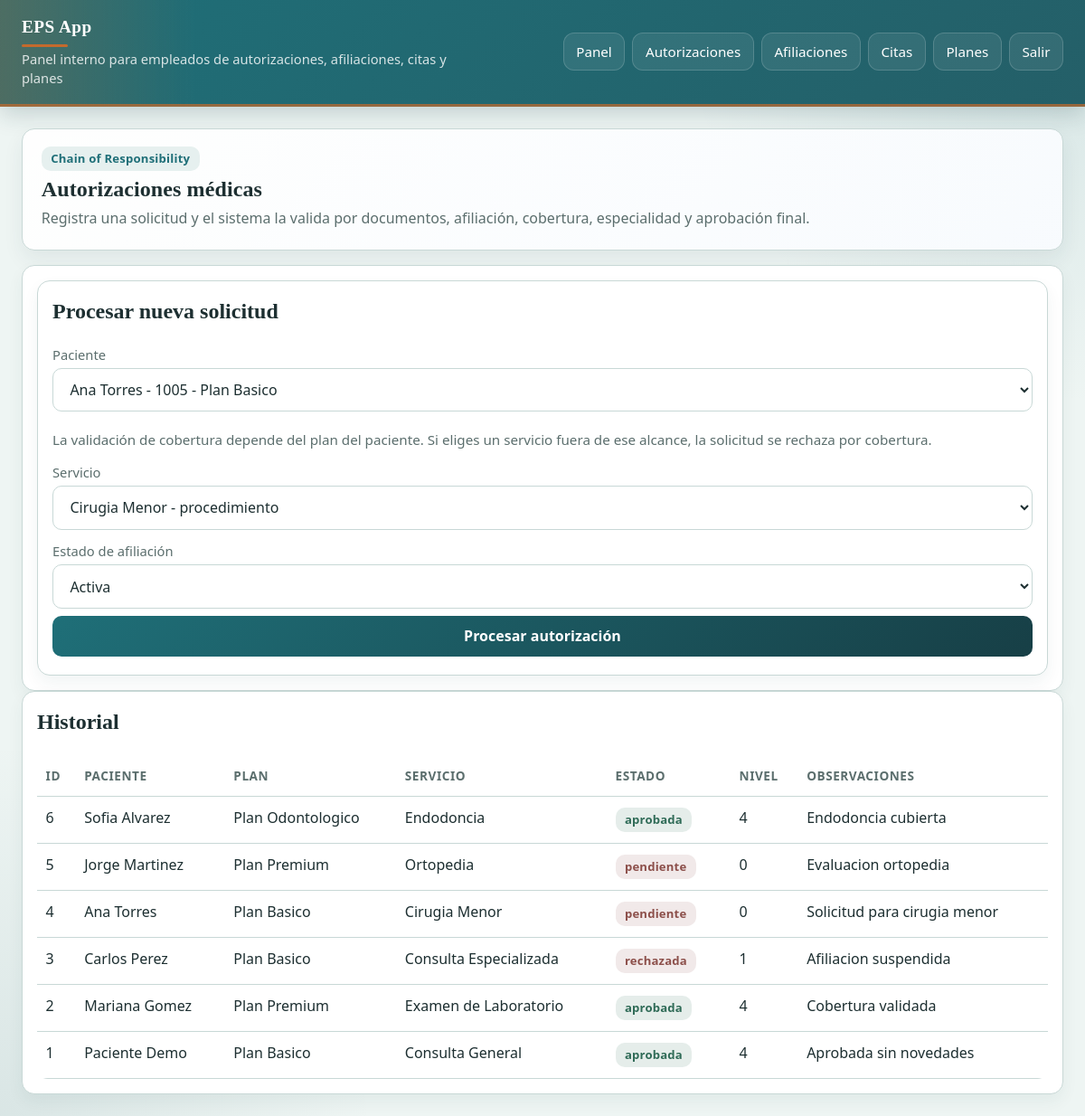
The page /autorizaciones/ (signed in) on the database its author committed.
### tables this page shows
CREATE TABLE autorizaciones (
            id INTEGER PRIMARY KEY AUTOINCREMENT,
            paciente_id INTEGER NOT NULL,
            servicio_id INTEGER NOT NULL,
            estado TEXT NOT NULL,
            nivel_aprobacion INTEGER NOT NULL DEFAULT 0,
            fecha_solicitud TEXT NOT NULL,
            observaciones TEXT,
            FOREIGN KEY(paciente_id) REFERENCES pacientes(id),
            FOREIGN KEY(servicio_id) REFERENCES servicios(id)
        );

CREATE TABLE pacientes (
            id INTEGER PRIMARY KEY AUTOINCREMENT,
            nombre TEXT NOT NULL,
            documento TEXT UNIQUE NOT NULL,
            direccion TEXT,
            telefono TEXT,
            email TEXT,
            estado_afiliacion TEXT NOT NULL DEFAULT 'pendiente',
            plan_id INTEGER NOT NULL DEFAULT 1,
            FOREIGN KEY(plan_id) REFERENCES planes(id)
        );

CREATE TABLE planes (
            id INTEGER PRIMARY KEY AUTOINCREMENT,
            nombre TEXT NOT NULL,
            tipo TEXT NOT NULL,
            tarifa_base REAL NOT NULL,
            cobertura TEXT NOT NULL,
            incluye_ortodoncia INTEGER NOT NULL DEFAULT 0
        );

CREATE TABLE servicios (
            id INTEGER PRIMARY KEY AUTOINCREMENT,
            nombre TEXT NOT NULL,
            tipo_servicio TEXT NOT NULL,
            tarifa_base REAL NOT NULL,
            requiere_especialidad TEXT,
            nivel_complejidad INTEGER NOT NULL DEFAULT 1
        );

### presentation/controllers/authorization_controller.py (the view)
@authorization_bp.route("/")
@login_required
@role_required("admin", "medico", "auxiliar")
def index():
    authorizations = authorization_service.list_authorizations()
    return render_template(
        "autorizaciones/index.html",
        authorizations=authorizations,
        patients=authorization_service.list_patients(),
        services=authorization_service.list_services(),
        coverage_description_for_plan=authorization_service.coverage_description_for_plan,
    )

### business/services/authorization_service.py (called while the page is built)
    def list_authorizations(self):
        return self.authorization_dao.list_all()

    def list_patients(self):
        connection = get_connection()
        return connection.execute(
            """
            SELECT p.id, p.nombre, p.documento, pl.nombre AS plan_nombre, pl.tipo AS plan_tipo
            FROM pacientes p
            LEFT JOIN planes pl ON p.plan_id = pl.id
            ORDER BY p.nombre
            """
        ).fetchall()

    def list_services(self):
        connection = get_connection()
        return connection.execute("SELECT id, nombre, tipo_servicio FROM servicios ORDER BY nombre").fetchall()

### data/daos/authorization_dao.py (called while the page is built)
    def list_all(self):
        connection = get_connection()
        return connection.execute(
            """
            SELECT a.*, p.nombre AS paciente_nombre, s.nombre AS servicio_nombre, pl.nombre AS plan_nombre
            FROM autorizaciones a
            JOIN pacientes p ON p.id = a.paciente_id
            LEFT JOIN planes pl ON pl.id = p.plan_id
            JOIN servicios s ON s.id = a.servicio_id
            ORDER BY a.id DESC
            """
        ).fetchall()

### data/database.py (called while the page is built)
def get_connection():
    if "db" not in g:
        database_path = Path(current_app.config["DATABASE"])
        connection = sqlite3.connect(database_path)
        connection.row_factory = sqlite3.Row
        g.db = connection
    return g.db

def close_connection(_error=None):
    connection = g.pop("db", None)
    if connection is not None:
        connection.close()

### presentation/controllers/auth_controller.py (called while the page is built)
def login_required(view):
    @wraps(view)
    def wrapped(*args, **kwargs):
        if "user_id" not in session:
            return redirect(url_for("auth.login"))
        return view(*args, **kwargs)
    return wrapped

def role_required(*allowed_roles):
    def decorator(view):
        @wraps(view)
        def wrapped(*args, **kwargs):
            if session.get("rol") not in allowed_roles:
                return redirect(url_for("auth.dashboard"))
            return view(*args, **kwargs)
        return wrapped
    return decorator

### presentation/templates/autorizaciones/index.html (shortened to what this page needs)
{% extends 'base.html' %}
{% block content %}
<section class="hero">
  <div class="badge">Chain of Responsibility</div>
  <h1>Autorizaciones médicas</h1>
  <p>Registra una solicitud y el sistema la valida por documentos, afiliación, cobertura, especialidad y aprobación final.</p>
</section>
<section class="card">
  <article class="card">
    <h2>Procesar nueva solicitud</h2>
    <form method="post" action="{{ url_for('authorization.procesar') }}">
      <label for="paciente_id">Paciente</label>
      <select id="paciente_id" name="paciente_id">
        {% for patient in patients %}
          <option value="{{ patient['id'] }}">{{ patient['nombre'] }} - {{ patient['documento'] }} - {{ patient['plan_nombre'] or 'Sin plan' }}</option>
        {% endfor %}
      </select>
      <p class="meta">La validación de cobertura depende del plan del paciente. Si eliges un servicio fuera de ese alcance, la solicitud se rechaza por cobertura.</p>
      <label for="servicio_id">Servicio</label>
      <select id="servicio_id" name="servicio_id">
        {% for service in services %}
          <option value="{{ service['id'] }}">{{ service['nombre'] }} - {{ service['tipo_servicio'] }}</option>
        {% endfor %}
      </select>
      <label for="afiliacion_estado">Estado de afiliación</label>
      <select id="afiliacion_estado" name="afiliacion_estado">
        <option value="activa">Activa</option>
      </select>
      <button type="submit">Procesar autorización</button>
    </form>
  </article>
</section>
<section class="card">
  <h2>Historial</h2>
  {% if authorizations %}
  <table>
    <thead>
      <tr>
        <th>ID</th>
        <th>Paciente</th>
        <th>Plan</th>
        <th>Servicio</th>
        <th>Estado</th>
        <th>Nivel</th>
        <th>Observaciones</th>
      </tr>
    </thead>
    <tbody>
      {% for item in authorizations %}
      <tr>
        <td>{{ item['id'] }}</td>
        <td>{{ item['paciente_nombre'] }}</td>
        <td>{{ item['plan_nombre'] or '—' }}</td>
        <td>{{ item['servicio_nombre'] }}</td>
        <td>
          {% if item['estado'] == 'pendiente' and item['observaciones'] == 'Pendiente por revision adicional' %}
            <span class="badge warning">Pendiente por revisión adicional</span>
          {% elif item['estado'] == 'aprobada' %}
            <span class="badge success">aprobada</span>
          {% else %}
            <span class="badge danger">{{ item['estado'] }}</span>
          {% endif %}
        </td>
        <td>{{ item['nivel_aprobacion'] }}</td>
        <td>{{ item['observaciones'] }}</td>
      </tr>
      {% endfor %}
    </tbody>
  </table>
  {% else %}
    <p class="empty">No hay autorizaciones registradas todavía.</p>
  {% endif %}
</section>
{% endblock %}

### presentation/templates/base.html (style rules this page uses)
:root { --bg: #eef5f3; --panel: #ffffff; --panel-soft: #f6fbfa; --text: #1d2f31; --muted: #5b6e6d; --primary: #1f6f78; --primary-2: #245f68; --primary-3: #173f46; --accent: #c46a2d; --border: #c8d8d6; --success: #2f6b57; --warning: var(--accent); --danger: #8c4f4a; }
* { box-sizing: border-box; }
body { font-family: "Segoe UI", Arial, sans-serif; margin: 0; background: radial-gradient(circle at top right, rgba(31,111,120,.12), transparent 26%), radial-gradient(circle at bottom left, rgba(36,95,104,.10), transparent 24%), var(--bg); color: var(--text); line-height: 1.45; }
.hero { background: linear-gradient(135deg, rgba(255,255,255,.95), rgba(248,251,254,.98)); border: 1px solid var(--border); border-radius: 14px; padding: 1.2rem 1.3rem; margin-bottom: 1rem; box-shadow: 0 10px 22px rgba(23,63,70,.07); }
.hero h1, .hero h2, .hero p { margin: .2rem 0; }
.hero p { color: var(--muted); }
.hero h1, .hero h2 { font-family: Georgia, "Times New Roman", serif; letter-spacing: .1px; }
.card { background: var(--panel); border: 1px solid var(--border); border-radius: 14px; padding: 1rem; box-shadow: 0 8px 18px rgba(23,63,70,.06); }
.card h2, .card h3 { margin-top: 0; font-family: Georgia, "Times New Roman", serif; }
.meta { color: var(--muted); font-size: .95rem; }
.badge { display: inline-flex; align-items: center; gap: .35rem; padding: .25rem .65rem; border-radius: 10px; background: #e6f0ef; color: var(--primary); font-size: .82rem; font-weight: 700; letter-spacing: .2px; margin-right: .35rem; }
.badge.success { background: rgba(47,107,87,.12); color: var(--success); }
.badge.danger { background: rgba(140,79,74,.12); color: var(--danger); }
input, select, button, textarea { padding: .7rem .9rem; margin: .25rem 0; width: 100%; box-sizing: border-box; border: 1px solid var(--border); border-radius: 10px; background: white; color: var(--text); font: inherit; }
label { display: block; font-size: .92rem; color: var(--muted); margin-top: .6rem; }
button { background: linear-gradient(135deg, var(--primary), var(--primary-3)); color: white; border: 0; border-radius: 10px; cursor: pointer; font-weight: 700; transition: transform .18s ease, filter .18s ease; }
table { width: 100%; border-collapse: collapse; background: white; border-radius: 12px; overflow: hidden; }
th, td { text-align: left; padding: .75rem .6rem; border-bottom: 1px solid var(--border); vertical-align: top; }
th { color: var(--muted); font-size: .85rem; text-transform: uppercase; letter-spacing: .04em; }

### rows shown on the page
autorizaciones: id "6", paciente_nombre "Sofia Alvarez", nombre "Plan Odontologico", servicio_nombre "Endodoncia", estado "aprobada", nivel_aprobacion "4", observaciones "Endodoncia cubierta"
autorizaciones: id "5", paciente_nombre "Jorge Martinez", nombre "Plan Premium", servicio_nombre "Ortopedia", estado "pendiente", nivel_aprobacion "0", observaciones "Evaluacion ortopedia"
autorizaciones: id "4", paciente_nombre "Ana Torres", nombre "Plan Basico", servicio_nombre "Cirugia Menor", estado "pendiente", nivel_aprobacion "0", observaciones "Solicitud para cirugia menor"
autorizaciones: id "3", paciente_nombre "Carlos Perez", nombre "Plan Basico", servicio_nombre "Consulta Especializada", estado "rechazada", nivel_aprobacion "1", observaciones "Afiliacion suspendida"
autorizaciones: id "2", paciente_nombre "Mariana Gomez", nombre "Plan Premium", servicio_nombre "Examen de Laboratorio", estado "aprobada", nivel_aprobacion "4", observaciones "Cobertura validada"
autorizaciones: id "1", paciente_nombre "Paciente Demo", nombre "Plan Basico", servicio_nombre "Consulta General", estado "aprobada", nivel_aprobacion "4", observaciones "Aprobada sin novedades"

### other values the page prints
form field paciente_id "Ana Torres - 1005 - Plan Basico"
form field servicio_id "Cirugia Menor - procedimiento"
